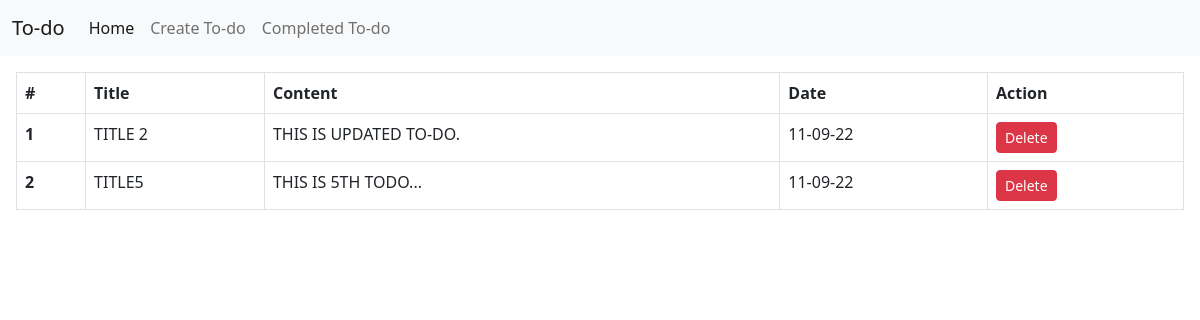
The app's page /completed/ with its own data.
### task/models.py (models this page shows, shortened)
class Todo(models.Model):
    title = models.CharField(max_length=100)
    task_content = models.TextField()
    created_date = models.DateTimeField(default=timezone.now)
    complete = models.BooleanField(default=False)

### task/views.py (the view)
# urls.py: path('completed/', views.completed, name='completed'),
def completed(request):
    todo = Todo.objects.all().filter(complete=True)
    context = {'todos' : todo}
    return render(request, 'task/completed.html', context)

### task/templates/task/completed.html
{% extends 'task/base.html' %}
{% block content %}
<div class="m-3 table-responsive">
    <table class="table table-bordered table-hover">
        <thead>
            <tr>
                <th scope="col">#</th>
                <th scope="col">Title</th>
                <th scope="col">Content</th>
                <th scope="col">Date</th>
                <th scope="col">Action</th>
            </tr>
        </thead>
        <tbody>
            {% for todo in todos %}
            <tr>
                <th scope="row">{{ forloop.counter }}</th>
                <td>{{ todo.title }}</td>
                <td>{{ todo.task_content }}</td>
                <td>{{ todo.created_date|date:"d-m-y" }}</td>
                <td>
                    <a class="btn btn-danger btn-sm" href="{% url 'delete' todo.id %}">Delete</a>
                </td>
            </tr>
            {% endfor %}
        </tbody>
    </table>
</div>
{% endblock %}

### records on screen
Todo: title "TITLE 2", task_content "THIS IS UPDATED TO-DO.", created_date "11-09-22"
Todo: title "TITLE5", task_content "THIS IS 5TH TODO...", created_date "11-09-22"
